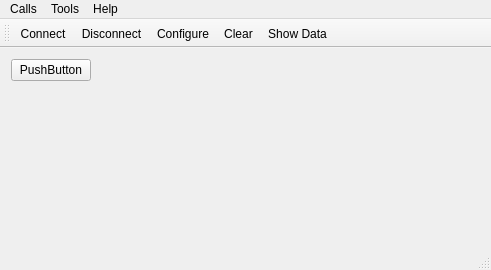
<?xml version="1.0" encoding="UTF-8"?>
<ui version="4.0">
 <class>MainWindow</class>
 <widget class="QMainWindow" name="MainWindow">
  <property name="geometry">
   <rect>
    <x>0</x>
    <y>0</y>
    <width>491</width>
    <height>270</height>
   </rect>
  </property>
  <property name="windowTitle">
   <string>Simple Terminal</string>
  </property>
  <widget class="QWidget" name="centralWidget">
   <layout class="QFormLayout" name="formLayout">
    <item row="0" column="0">
     <widget class="QPushButton" name="pushButton">
      <property name="text">
       <string>PushButton</string>
      </property>
     </widget>
    </item>
   </layout>
  </widget>
  <widget class="QMenuBar" name="menuBar">
   <property name="geometry">
    <rect>
     <x>0</x>
     <y>0</y>
     <width>491</width>
     <height>22</height>
    </rect>
   </property>
   <widget class="QMenu" name="menuCalls">
    <property name="title">
     <string>Calls</string>
    </property>
    <addaction name="actionConnect"/>
    <addaction name="actionDisconnect"/>
    <addaction name="separator"/>
    <addaction name="actionQuit"/>
   </widget>
   <widget class="QMenu" name="menuTools">
    <property name="title">
     <string>Tools</string>
    </property>
    <addaction name="actionConfigure"/>
    <addaction name="actionClear"/>
    <addaction name="actionShow_Data"/>
   </widget>
   <widget class="QMenu" name="menuHelp">
    <property name="title">
     <string>Help</string>
    </property>
    <addaction name="actionAbout"/>
    <addaction name="actionAboutQt"/>
   </widget>
   <addaction name="menuCalls"/>
   <addaction name="menuTools"/>
   <addaction name="menuHelp"/>
  </widget>
  <widget class="QToolBar" name="mainToolBar">
   <attribute name="toolBarArea">
    <enum>TopToolBarArea</enum>
   </attribute>
   <attribute name="toolBarBreak">
    <bool>false</bool>
   </attribute>
   <addaction name="actionConnect"/>
   <addaction name="actionDisconnect"/>
   <addaction name="actionConfigure"/>
   <addaction name="actionClear"/>
   <addaction name="actionShow_Data"/>
  </widget>
  <widget class="QStatusBar" name="statusBar"/>
  <action name="actionAbout">
   <property name="text">
    <string>&amp;About</string>
   </property>
   <property name="toolTip">
    <string>About program</string>
   </property>
   <property name="shortcut">
    <string>Alt+A</string>
   </property>
  </action>
  <action name="actionAboutQt">
   <property name="text">
    <string>About Qt</string>
   </property>
  </action>
  <action name="actionConnect">
   <property name="icon">
    <iconset resource="terminal.qrc">
     <normaloff>:/images/connect.png</normaloff>:/images/connect.png</iconset>
   </property>
   <property name="text">
    <string>C&amp;onnect</string>
   </property>
   <property name="toolTip">
    <string>Connect to serial port</string>
   </property>
   <property name="shortcut">
    <string>Ctrl+O</string>
   </property>
  </action>
  <action name="actionDisconnect">
   <property name="icon">
    <iconset resource="terminal.qrc">
     <normaloff>:/images/disconnect.png</normaloff>:/images/disconnect.png</iconset>
   </property>
   <property name="text">
    <string>&amp;Disconnect</string>
   </property>
   <property name="toolTip">
    <string>Disconnect from serial port</string>
   </property>
   <property name="shortcut">
    <string>Ctrl+D</string>
   </property>
  </action>
  <action name="actionConfigure">
   <property name="icon">
    <iconset resource="terminal.qrc">
     <normaloff>:/images/settings.png</normaloff>:/images/settings.png</iconset>
   </property>
   <property name="text">
    <string>&amp;Configure</string>
   </property>
   <property name="toolTip">
    <string>Configure serial port</string>
   </property>
   <property name="shortcut">
    <string>Alt+C</string>
   </property>
  </action>
  <action name="actionClear">
   <property name="icon">
    <iconset resource="terminal.qrc">
     <normaloff>:/images/clear.png</normaloff>:/images/clear.png</iconset>
   </property>
   <property name="text">
    <string>C&amp;lear</string>
   </property>
   <property name="toolTip">
    <string>Clear data</string>
   </property>
   <property name="shortcut">
    <string>Alt+L</string>
   </property>
  </action>
  <action name="actionQuit">
   <property name="icon">
    <iconset resource="terminal.qrc">
     <normaloff>:/images/application-exit.png</normaloff>:/images/application-exit.png</iconset>
   </property>
   <property name="text">
    <string>&amp;Quit</string>
   </property>
   <property name="shortcut">
    <string>Ctrl+Q</string>
   </property>
  </action>
  <action name="actionShow_Data">
   <property name="text">
    <string>Show Data</string>
   </property>
  </action>
 </widget>
 <layoutdefault spacing="6" margin="11"/>
 <resources>
  <include location="terminal.qrc"/>
 </resources>
 <connections/>
</ui>
